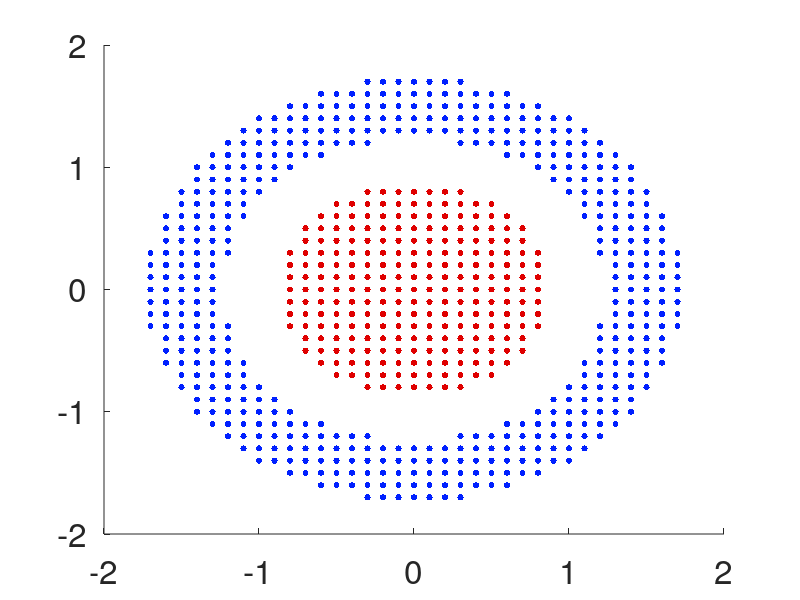
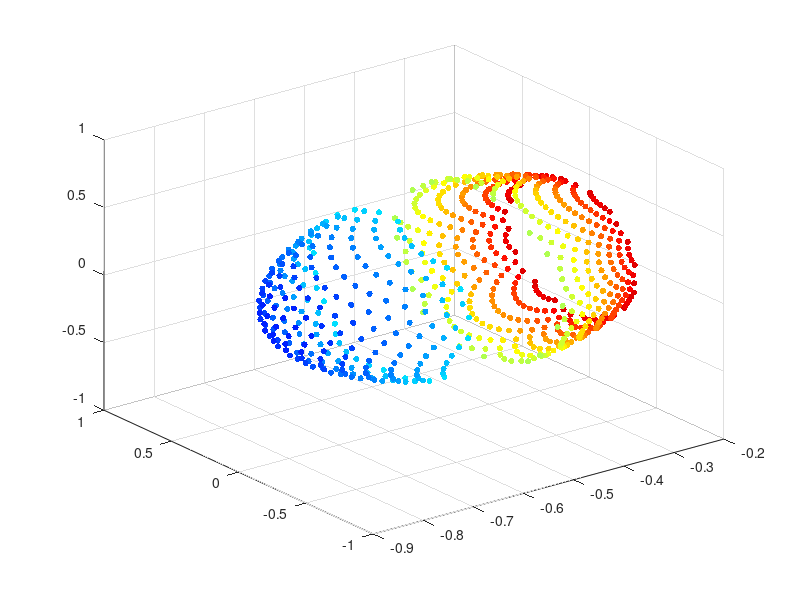
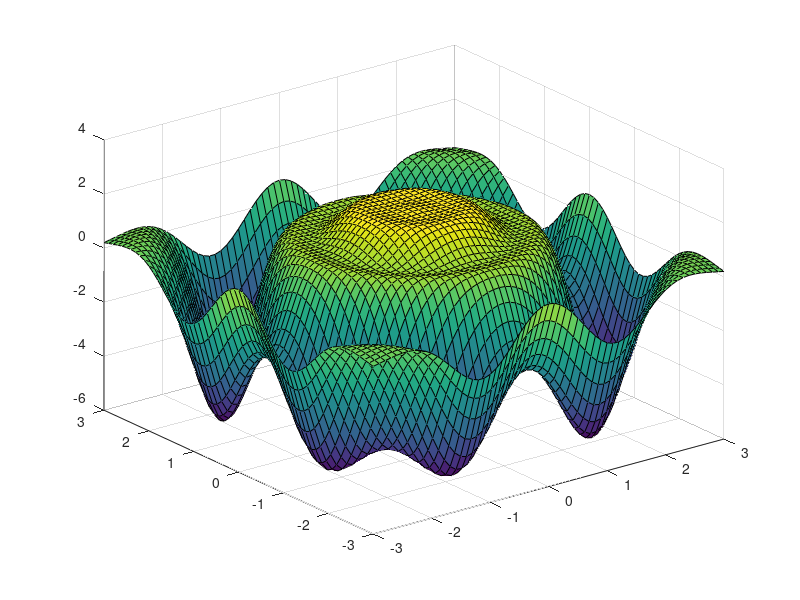

MATLAB code to generate these figures, in order:
clear;clc;close all;

delta=1;
epsilon=1e-5;

%%% Create a grid of data points
t=-3:.1:3;
[x,y]=meshgrid(t,t);
x=x(:)';  y=y(:)'; r=x.^2+y.^2;
%%% remove the points with r>3
x=x(r<=3); y=y(r<=3); r=r(r<=3);
%%% remove an annulus .75<r<1.5
x=x((r<=.75)|(r>=1.5));
y=y((r<=.75)|(r>=1.5));
r=r((r<=.75)|(r>=1.5));
%%% Define the data set X
X=[x; y];
%%% Define the `labels' c
c=(r<1)+1;


figure; %%% Plot the labeled data
scatter(X(1,:),X(2,:),20,c,'filled');

myc = jet; %%% adjust the color map
myc = myc(10:end-6,:);
set(gca,'colormap', myc);
set(gca,'fontsize',24);

%2

%%%%%%% Kernel PCA %%%%%%%%%

d = pdist2(X',X');      %%% compute matrix of pairwise distances
G=X'*X;
%%% compute the kernel matrix
K = exp(-d.^2/delta);   %%% Exponential Radial Basis Function
%K = (1+G).^delta;       %%% Polynomial
%K = 1./(1+d.^2/delta);  %%% Nonlocal
%K = acosh(1+d/delta);   %%% Hyperbolic
%K = tanh(delta+G);      %%% Sigmoid

K=(K+K')/2;             %%% ensure numerical symmetry
[U,L]=eigs(K,5);        %%% compute the eigendecomposition of the Kernel matrix
Z = sqrt(L)*U';         %%% compute the kernel PCA coordinates 

figure;                 %%% Plot the new coordinates
scatter3(Z(1,:),Z(2,:),Z(3,:),20,r,'filled');
set(gca,'colormap', myc);


%3
t=-3:.1:3;
[x,y]=meshgrid(t,t);
x=x(:)';y=y(:)';
Z=[x;y];

%a
K = exp(-d.^2/delta);

%b
c = (K+epsilon*eye(length(c)))\c';

%c
d2=pdist2(Z',X');
Kz = exp(-d2.^2/delta);

%d
cZ=Kz*c;
%e
figure
surf(t,t,reshape(cZ,length(t),[]))

